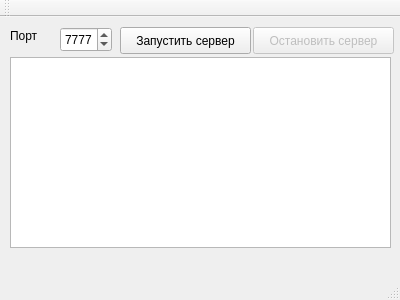
<?xml version="1.0" encoding="UTF-8"?>
<ui version="4.0">
 <class>MainWindow</class>
 <widget class="QMainWindow" name="MainWindow">
  <property name="geometry">
   <rect>
    <x>0</x>
    <y>0</y>
    <width>400</width>
    <height>300</height>
   </rect>
  </property>
  <property name="windowTitle">
   <string>MainWindow</string>
  </property>
  <widget class="QWidget" name="centralWidget">
   <widget class="QSpinBox" name="spinBox">
    <property name="geometry">
     <rect>
      <x>60</x>
      <y>10</y>
      <width>52</width>
      <height>25</height>
     </rect>
    </property>
    <property name="minimum">
     <number>1000</number>
    </property>
    <property name="maximum">
     <number>10000</number>
    </property>
    <property name="value">
     <number>7777</number>
    </property>
   </widget>
   <widget class="QPushButton" name="pushButton">
    <property name="geometry">
     <rect>
      <x>120</x>
      <y>10</y>
      <width>131</width>
      <height>27</height>
     </rect>
    </property>
    <property name="text">
     <string>Запустить сервер</string>
    </property>
   </widget>
   <widget class="QPushButton" name="pushButton_2">
    <property name="enabled">
     <bool>false</bool>
    </property>
    <property name="geometry">
     <rect>
      <x>253</x>
      <y>10</y>
      <width>141</width>
      <height>27</height>
     </rect>
    </property>
    <property name="text">
     <string>Остановить сервер</string>
    </property>
   </widget>
   <widget class="QTextEdit" name="textEdit">
    <property name="geometry">
     <rect>
      <x>10</x>
      <y>40</y>
      <width>381</width>
      <height>191</height>
     </rect>
    </property>
   </widget>
   <widget class="QLabel" name="label">
    <property name="geometry">
     <rect>
      <x>10</x>
      <y>10</y>
      <width>66</width>
      <height>17</height>
     </rect>
    </property>
    <property name="text">
     <string>Порт</string>
    </property>
   </widget>
  </widget>
  <widget class="QToolBar" name="mainToolBar">
   <attribute name="toolBarArea">
    <enum>TopToolBarArea</enum>
   </attribute>
   <attribute name="toolBarBreak">
    <bool>false</bool>
   </attribute>
  </widget>
  <widget class="QStatusBar" name="statusBar"/>
  <widget class="QMenuBar" name="menuBar">
   <property name="geometry">
    <rect>
     <x>0</x>
     <y>0</y>
     <width>400</width>
     <height>25</height>
    </rect>
   </property>
  </widget>
 </widget>
 <layoutdefault spacing="6" margin="11"/>
 <resources/>
 <connections/>
</ui>
